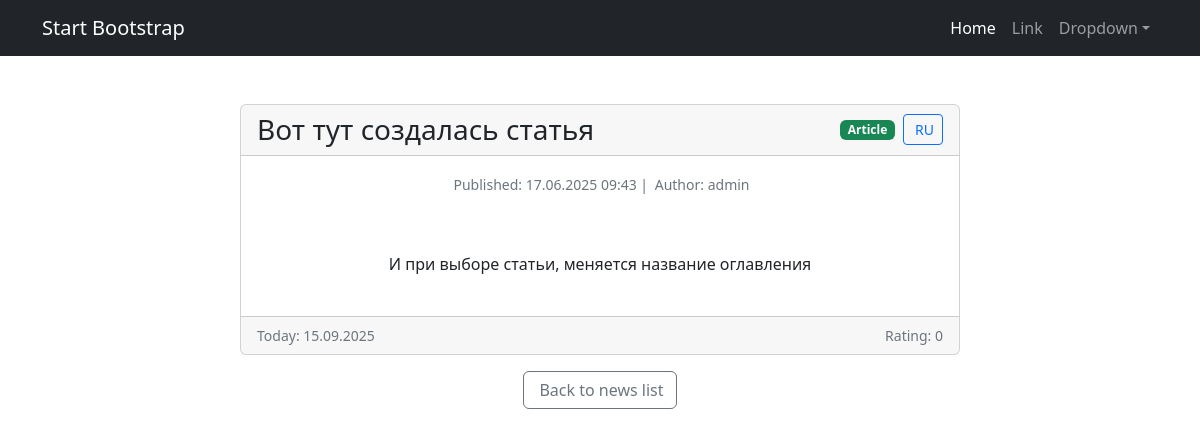
The app's page /news/20, older data.
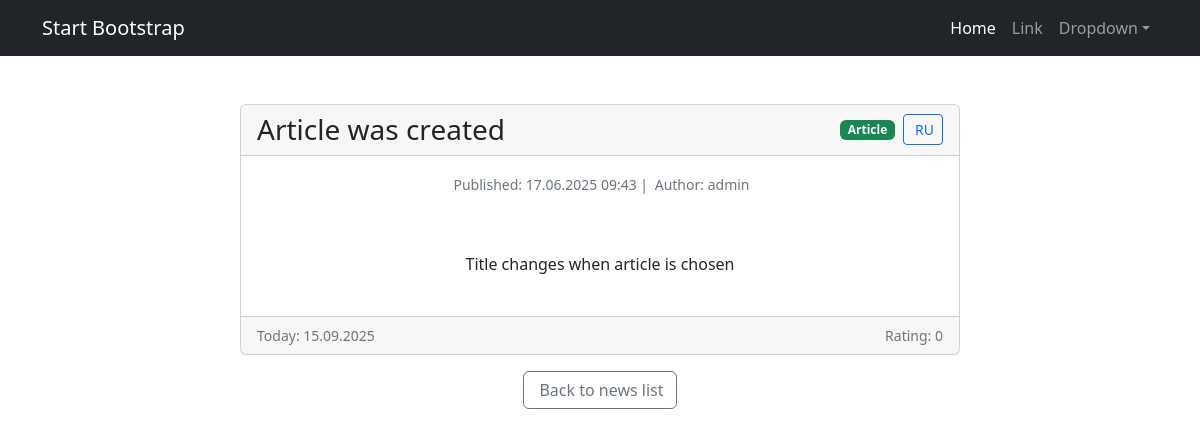
The same page, newer data.
### news/models.py (models this page shows, shortened)
class Post(models.Model):
    author = models.ForeignKey(Author, on_delete=models.CASCADE)
    ARTICLE = 'AR'
    NEWS = 'NW'
    CATEGORY_CHOICES= (
        (NEWS, _('News')),
        (ARTICLE, _('Article')),
    )
    categoryType = models.CharField(max_length=2, choices=CATEGORY_CHOICES, default=ARTICLE, verbose_name=_('Type'), help_text= _('post category'))
    dataCreation = models.DateTimeField(auto_now_add=True)
    postCategory = models.ManyToManyField(Category, through='PostCategory')
    title = models.CharField(max_length=128, help_text= _('post title'))
    text = models.TextField(help_text= _('post text'))
    rating = models.SmallIntegerField(default=0)

class Author(models.Model):
    authorUser = models.OneToOneField(User, on_delete=models.CASCADE)
    ratingAuthor = models.SmallIntegerField(default=0)

### news/views.py (the view, shortened to what this page needs)
# urls.py: path('<int:pk>', cache_page(60*5)(PostDetail.as_view()), name='post_detail'),
class PostDetail(DetailView):
    model = Post
    template_name = 'post.html'
    context_object_name = 'post'
    def get_object(self, *args, **kwargs):
        obj = cache.get(f'product-{self.kwargs["pk"]}', None)
        if not obj:
            obj = super().get_object(queryset=self.queryset)
            cache.set(f'product-{self.kwargs["pk"]}', obj)
        return obj
    def get_context_data(self, **kwargs):
        context = super().get_context_data(**kwargs)
        context['current_language'] = get_language()
        return context
    def get(self, request, *args, **kwargs):
        self.object = self.get_object()
        context = self.get_context_data(object=self.object)
        return HttpResponse(render(request, self.template_name, context))

### news/context_processors.py (called while the page is built)
def authors_group(request):
    try:
        return {'authors_group': Group.objects.get(name='authors')}
    except Group.DoesNotExist:
        return {'authors_group': None}

### news/templatetags/censor_filters.py (called while the page is built)
@register.filter(needs_autoescape=True)
def censor(value, autoescape=True):
    if not isinstance(value, str):
        return value
    if autoescape:
        esc = conditional_escape
    else:
        esc = lambda x: x
    words = value.split()
    processed_words = []
    for word in words:
        lower_word = word.lower()
        if any(bad_word in lower_word for bad_word in BAD_WORDS):
            censored = word[0] + '*' * (len(word) - 1)
            processed_words.append(esc(censored))
        else:
            processed_words.append(esc(word))
    result = ' '.join(processed_words)
    return mark_safe(result)

### news/templatetags/custom_tags.py (called while the page is built)
@register.simple_tag()
def current_time(format_string='%d %B %Y'):
   return datetime.utcnow().strftime(format_string)

### templates/post.html (shortened to what this page needs)
{% extends 'flatpages/default.html' %}
{% load custom_tags %}
{% load censor_filters %}
{% load i18n %}
{% block content %}
<div class="container mt-5">
  <div class="row justify-content-center">
    <div class="col-md-8">
      <div class="card">
        <div class="card-header">
          <div class="d-flex justify-content-between align-items-center">
            <h3 class="mb-0">{{ post.title }}</h3>
            <div class="d-flex align-items-center gap-2">
              <span class="badge {% if post.categoryType == 'NW' %}bg-info{% else %}bg-success{% endif %}">
                {{ post.get_categoryType_display }}
              </span>
              <form action="{% url 'set_language' %}" method="post" class="d-inline">
                {% get_current_language as LANGUAGE_CODE %}
                {% get_available_languages as LANGUAGES %}
                {% get_language_info_list for LANGUAGES as languages %}
                {% for language in languages %}
                  {% if language.code != LANGUAGE_CODE %}
                    <button type="submit" class="btn btn-sm btn-outline-primary" title="{% trans 'Switch to' %} {{ language.name_local }}">
                      {% if language.code == 'ru' %}
                         RU
                      {% else %}
                        <i class="bi bi-translate"></i> EN
                      {% endif %}
                    </button>
                  {% endif %}
                {% endfor %}
              </form>
            </div>
          </div>
        </div>
        {% load cache %}
        {% cache 30 header request.user.username %}
        <div class="card-body">
          <div class="mb-4">
            <p class="text-muted">
              <small>
                 {% trans "Published" %}: {{ post.dataCreation|date:"d.m.Y H:i" }}
                {% if post.author %}
                |  {% trans "Author" %}: {{ post.author.authorUser.username }}
                {% endif %}
              </small>
            </p>
          </div>
        </div>
        {% endcache %}
        <div class="card-body">
          <div class="post-content mb-4">
            {{ post.text|censor }}
          </div>
        </div>
        <div class="card-footer text-muted">
          <div class="d-flex justify-content-between">
            <small>{% trans "Today" %}: {% current_time '%d.%m.%Y' %}</small>
            <small>{% trans "Rating" %}: {{ post.rating }}</small>
          </div>
        </div>
      </div>
      <div class="mt-3 text-center">
        <a href="{% url 'news_list' %}" class="btn btn-outline-secondary">
           {% trans "Back to news list" %}
        </a>
      </div>
    </div>
  </div>
</div>
{% endblock content %}

Row changes from the older to the newer data that the page shows:
changed Post "Article": title "Вот тут создалась статья" → "Article was created"; text|censor "И при выборе статьи, меняется название оглавления" → "Title changes when article is chosen"
